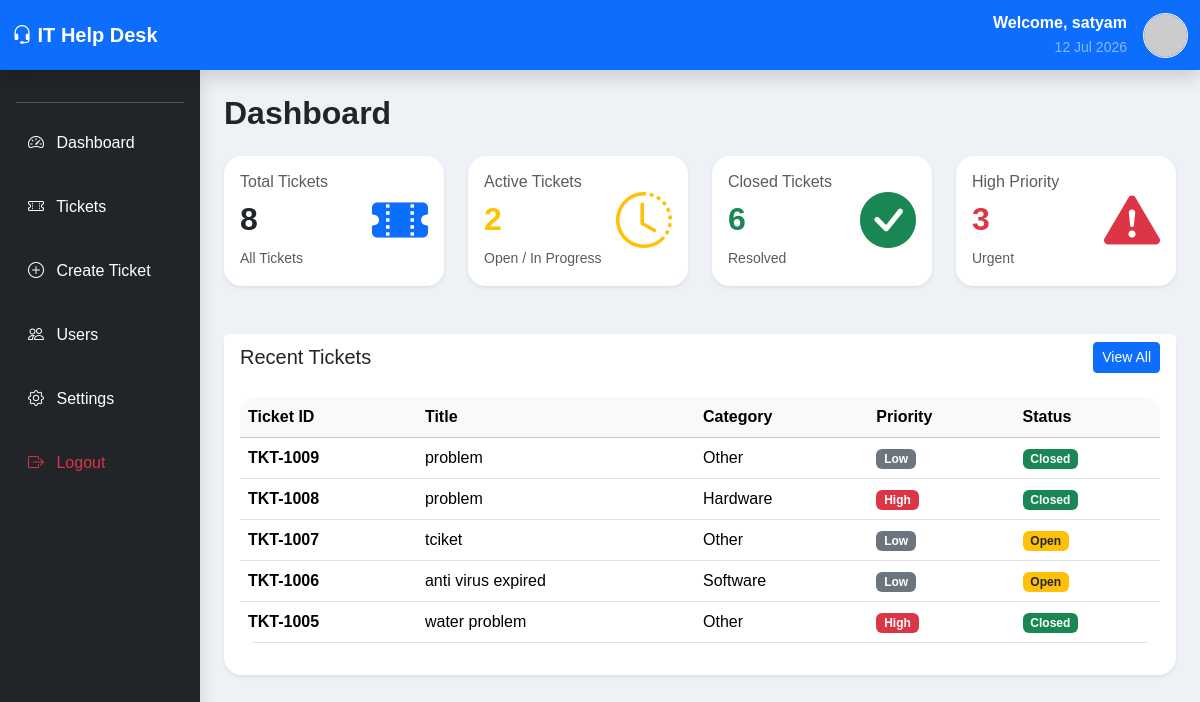
The app's page / (signed in) with its own data.
### tickets/models.py (models this page shows, shortened)
class Ticket(models.Model):
    CATEGORY_CHOICES = [
        ("Hardware", "Hardware"),
        ("Software", "Software"),
        ("Network", "Network"),
        ("Account", "Account"),
        ("Other", "Other"),
    ]
    PRIORITY_CHOICES = [
        ("Low", "Low"),
        ("Medium", "Medium"),
        ("High", "High"),
    ]
    STATUS_CHOICES = [
        ("Open", "Open"),
        ("In Progress", "In Progress"),
        ("On Hold", "On Hold"),
        ("Resolved", "Resolved"),
        ("Closed", "Closed"),
    ]
    title = models.CharField(max_length=200)
    description = models.TextField()
    category = models.CharField(
        max_length=20,
        choices=CATEGORY_CHOICES,
        default="Other"
    )
    priority = models.CharField(
        max_length=20,
        choices=PRIORITY_CHOICES,
        default="Medium"
    )
    status = models.CharField(
        max_length=20,
        choices=STATUS_CHOICES,
        default="Open"
    )
    created_by = models.ForeignKey(
        User,
        on_delete=models.CASCADE,
        null=True,
        blank=True
    )
    created = models.DateTimeField(auto_now_add=True)
    updated = models.DateTimeField(auto_now=True)
    resolved_on = models.DateTimeField(
        null=True,
        blank=True
    )
    attachment = models.FileField(
        upload_to="ticket_attachments/",
        blank=True,
        null=True
    )

### tickets/views.py (the view)
# urls.py: path("", views.dashboard, name="dashboard"),
@login_required
def dashboard(request):
    if request.user.is_staff:
        tickets = Ticket.objects.all()
    else:
        tickets = Ticket.objects.filter(created_by=request.user)
    context = {
        "total_tickets": tickets.count(),
        "active_tickets": tickets.exclude(status="Closed").count(),
        "closed_tickets": tickets.filter(status="Closed").count(),
        "high_priority": tickets.filter(priority="High").count(),
        "recent_tickets": tickets.order_by("-created")[:5],
    }
    return render(
        request,
        "tickets/dashboard.html",
        context
    )

### tickets/templates/tickets/dashboard.html (shortened to what this page needs)
{% extends 'base.html' %}
{% block content %}
<h2 class="fw-bold mb-4">Dashboard</h2>
<div class="row g-4">
    <div class="col-lg-3 col-md-6">
        <div class="card shadow-sm border-0">
            <div class="card-body d-flex justify-content-between align-items-center">
                <div>
                    <h6 class="text-muted">Total Tickets</h6>
                    <h2>{{ total_tickets }}</h2>
                    <small class="text-muted">All Tickets</small>
                </div>
                <i class="bi bi-ticket-perforated-fill display-4 text-primary"></i>
            </div>
        </div>
    </div>
    <div class="col-lg-3 col-md-6">
        <div class="card shadow-sm border-0">
            <div class="card-body d-flex justify-content-between align-items-center">
                <div>
                    <h6 class="text-muted">Active Tickets</h6>
                    <h2 class="text-warning">{{ active_tickets }}</h2>
                    <small class="text-muted">Open / In Progress</small>
                </div>
                <i class="bi bi-clock-history display-4 text-warning"></i>
            </div>
        </div>
    </div>
    <div class="col-lg-3 col-md-6">
        <div class="card shadow-sm border-0">
            <div class="card-body d-flex justify-content-between align-items-center">
                <div>
                    <h6 class="text-muted">Closed Tickets</h6>
                    <h2 class="text-success">{{ closed_tickets }}</h2>
                    <small class="text-muted">Resolved</small>
                </div>
                <i class="bi bi-check-circle-fill display-4 text-success"></i>
            </div>
        </div>
    </div>
    <div class="col-lg-3 col-md-6">
        <div class="card shadow-sm border-0">
            <div class="card-body d-flex justify-content-between align-items-center">
                <div>
                    <h6 class="text-muted">High Priority</h6>
                    <h2 class="text-danger">{{ high_priority }}</h2>
                    <small class="text-muted">Urgent</small>
                </div>
                <i class="bi bi-exclamation-triangle-fill display-4 text-danger"></i>
            </div>
        </div>
    </div>
</div>
<div class="card shadow-sm mt-5">
    <div class="card-header bg-white d-flex justify-content-between align-items-center">
        <h5 class="mb-0">Recent Tickets</h5>
        <a href="{% url 'ticket_list' %}" class="btn btn-primary btn-sm">
            View All
        </a>
    </div>
    <div class="card-body">
        <table class="table table-hover align-middle">
            <thead class="table-light">
                <tr>
                    <th>Ticket ID</th>
                    <th>Title</th>
                    <th>Category</th>
                    <th>Priority</th>
                    <th>Status</th>
                </tr>
            </thead>
            <tbody>
                {% for ticket in recent_tickets %}
                <tr>
                    <td>
                        <strong>
                            TKT-{{ ticket.id|add:"1000" }}
                        </strong>
                    </td>
                    <td>
                        {{ ticket.title }}
                    </td>
                    <td>
                        {{ ticket.category }}
                    </td>
                    <td>
                        {% if ticket.priority == 'High' %}
                            <span class="badge bg-danger">High</span>
                        {% elif ticket.priority == 'Medium' %}
                            <span class="badge bg-warning text-dark">Medium</span>
                        {% else %}
                            <span class="badge bg-secondary">Low</span>
                        {% endif %}
                    </td>
                    <td>
                        {% if ticket.status == 'Closed' %}
                            <span class="badge bg-success">Closed</span>
                        {% elif ticket.status == 'In Progress' %}
                            <span class="badge bg-primary">In Progress</span>
                        {% else %}
                            <span class="badge bg-warning text-dark">Open</span>
                        {% endif %}
                    </td>
                </tr>
                {% empty %}
                <tr>
                    <td colspan="5" class="text-center">
                        No tickets available.
                    </td>
                </tr>
                {% endfor %}
            </tbody>
        </table>
    </div>
</div>
{% endblock %}

### templates/base.html (shortened to what this page needs)
{% load static %}
<!DOCTYPE html>
<html lang="en">
<head>
    <link href="https://cdn.jsdelivr.net/npm/bootstrap@5.3.7/dist/css/bootstrap.min.css" rel="stylesheet">
    <link rel="stylesheet" href="https://cdn.jsdelivr.net/npm/bootstrap-icons@1.13.1/font/bootstrap-icons.min.css">
    <link rel="stylesheet" href="{% static 'tickets/css/style.css' %}">
</head>
<body>
    <nav class="navbar navbar-expand-lg navbar-dark bg-primary shadow">
        <div class="container-fluid">
            <a class="navbar-brand fw-bold" href="{% url 'dashboard' %}">
                <i class="bi bi-headset"></i>
                IT Help Desk
            </a>
            <div class="ms-auto d-flex align-items-center">
                <div class="text-end me-3">
                    <div class="fw-bold text-white">
                        Welcome,
                        {{ request.user.username }}
                    </div>
                    <small class="text-white-50">
                        {% now "d M Y" %}
                    </small>
                </div>
                <a href="{% url 'profile' %}">
                    <img src="https://ui-avatars.com/api/?name={{ request.user.username }}&background=ffffff&color=0d6efd&size=128"
                        class="rounded-circle border border-white" width="45" height="45" alt="Profile">
                </a>
            </div>
        </div>
    </nav>
    <div class="container-fluid">
        <div class="row">
            <div class="col-md-2 bg-dark text-white min-vh-100 p-3 shadow">
                <hr>
                <a href="{% url 'dashboard' %}" class="nav-link text-white mb-3">
                    <i class="bi bi-speedometer2 me-2"></i>
                    Dashboard
                </a>
                <a href="{% url 'ticket_list' %}" class="nav-link text-white mb-3">
                    <i class="bi bi-ticket-perforated me-2"></i>
                    Tickets
                </a>
                <a href="{% url 'create_ticket' %}" class="nav-link text-white mb-3">
                    <i class="bi bi-plus-circle me-2"></i>
                    Create Ticket
                </a>
                {% if request.user.is_staff %}
                <a href="{% url 'users_list' %}" class="nav-link text-white mb-3">
                    <i class="bi bi-people me-2"></i>
                    Users
                </a>
                {% endif %}
                <a href="{% url 'settings' %}" class="nav-link text-white mb-3">
                    <i class="bi bi-gear me-2"></i>
                    Settings
                </a>
                <a href="{% url 'logout' %}" class="nav-link text-danger">
                    <i class="bi bi-box-arrow-right me-2"></i>
                    Logout
                </a>
            </div>
            <div class="col-md-10 p-4">
                {% block content %}
                {% endblock %}
            </div>
        </div>
    </div>
</body>
</html>

### tickets/static/tickets/css/style.css (style rules this page uses)
body { background:#eef2f7; font-family:Arial, Helvetica, sans-serif; }
.navbar { height:70px; }
.nav-link { padding:12px; border-radius:12px; transition:.3s; }
.card { border:none; border-radius:18px; box-shadow:0 10px 20px rgba(0,0,0,.08); transition:.3s; }
.card h2 { font-weight:bold; }
.table { border-radius:15px; overflow:hidden; background:white; }
.card-header { border-bottom:none; font-weight:bold; }

### records on screen
Ticket: id|add "1009", title "problem", category "Other", priority "Low", status "Closed"
Ticket: id|add "1008", title "problem", category "Hardware", priority "High", status "Closed"
Ticket: id|add "1007", title "tciket", category "Other", priority "Low", status "Open"
Ticket: id|add "1006", title "anti virus expired", category "Software", priority "Low", status "Open"
Ticket: id|add "1005", title "water problem", category "Other", priority "High", status "Closed"

### other values on screen
{{ request.user.username }} "satyam"
{{ total_tickets }} "8"
{{ active_tickets }} "2"
{{ closed_tickets }} "6"
{{ high_priority }} "3"
